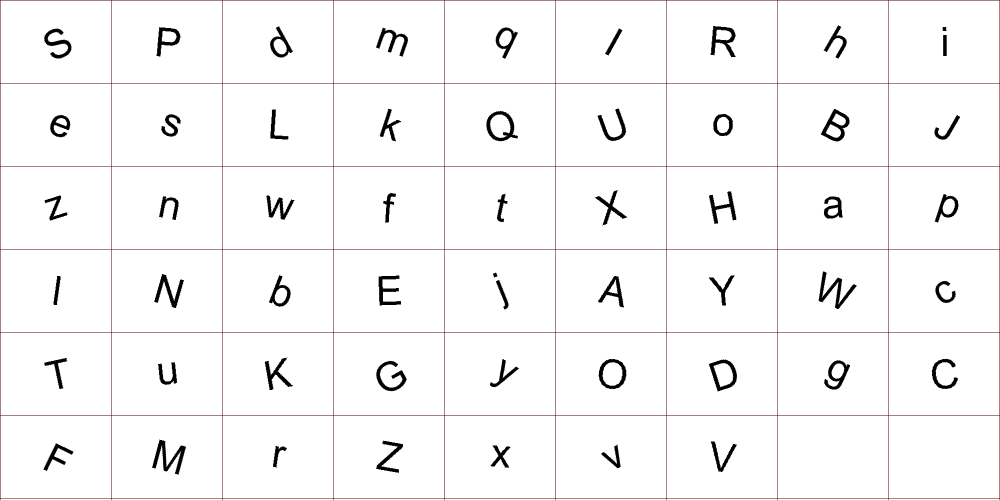
#> input picture Section A/Images/Group_J.png, 2000 x 1000 px, found by its file name (shown at 1/2 size)
$ jupyter execute --allow-errors FundamentalsofAICW.ipynb
#> lines starting #> are read from the running program, lines starting #| are printed output that depends on the picture
## Importing and Initialising Datasets

[cell 1]
import pandas as pd
import numpy as np
import matplotlib.pyplot as plt
from skimage.util import montage
from skimage import io
from skimage.transform import rotate
from sklearn.linear_model import LinearRegression
from sklearn.model_selection import KFold, cross_val_score
from sklearn.tree import DecisionTreeRegressor, plot_tree
from sklearn.neural_network import MLPRegressor
from sklearn.model_selection import train_test_split, cross_val_score, KFold
from sklearn.metrics import mean_squared_error
from sklearn.multioutput import MultiOutputRegressor
from sklearn.preprocessing import OneHotEncoder
from sklearn.compose import ColumnTransformer
from sklearn.pipeline import Pipeline

#Loads PartA and PartB datasets
#> (the rest of this cell did not finish here and is left out)

## Section A Part A Q1 (Decision Tree MSE)

[cell 2]
#Initialises Decision Tree
dt_model = DecisionTreeRegressor(
    max_depth=6,  # Limits tree depth
    min_samples_split=5,  # Minimum samples required to split a node
    min_samples_leaf=2,  # Minimum samples required at a leaf node
    random_state=42
)

#Fits training data into model
#> (the rest of this cell did not finish here and is left out)

## Section A Part A Q2 (MLP MSE)

[cell 3]
#Initialises Neural Network
mlp_model = MLPRegressor(hidden_layer_sizes=(256, 128), max_iter=500, random_state=42)

#Fits training data into model
#> (the rest of this cell did not finish here and is left out)

## Section A Part A Q3 (K-Fold MSE for DT and MLP)

[cell 4]
#Creates a wrapper for Decision Tree
dt_wrapper = MultiOutputRegressor(DecisionTreeRegressor(random_state=42))

#Creates a wrapper for MLP
mlp_wrapper = MultiOutputRegressor(MLPRegressor(hidden_layer_sizes=(256, 128), max_iter=500, random_state=42))

#Sets up 10-fold cross validation
kf = KFold(n_splits=10, shuffle=True, random_state=42)

#Function to calculate MSE for each fold
def cross_validate_model(model, X, y, cv):
    mse_scores = []
    for train_idx, test_idx in cv.split(X):
        X_train_cv, X_test_cv = X.iloc[train_idx], X.iloc[test_idx]
        y_train_cv, y_test_cv = y.iloc[train_idx], y.iloc[test_idx]

        model.fit(X_train_cv, y_train_cv)
        y_pred = model.predict(X_test_cv)

        mse = mean_squared_error(y_test_cv, y_pred)
        mse_scores.append(mse)

    return mse_scores

#Combines input and output datasets for cross-validation
#> (the rest of this cell did not finish here and is left out)

## Section A Part B (Image Slicing)

[cell 5]
#Loads Group_J.png
Group_J = io.imread(r"C:\Users\User\Downloads\Dataset\Section A\Images\Group_J.png")
#> Group_J is the input picture: shape (1000, 2000, 3); mean R, G, B 247, 246.2, 246.2

#Function to extract a letter from the grid
def extract_letter(row, col):
    top = row * cell_height + 18
    bottom = (row + 1) * cell_height - 18
    left = col * cell_width + 18
    right = (col + 1) * cell_width - 18

    return Group_J[top:bottom, left:right]


#Function to extract and optionally rotate a letter
def extract_letter_with_rotation(row, col, angle):
    #Extracts the letter first
    letter_img = extract_letter(row, col)

    #Rotates the letter according to angle
    if angle != 0:
        letter_img = rotate(letter_img, angle, resize=False, mode='edge', preserve_range=True)
        letter_img = letter_img.astype(Group_J.dtype)

    return letter_img


#Displays Group_J.png
plt.figure(figsize=(10, 8))
plt.imshow(Group_J)
plt.title('Group J')
plt.axis('off')
plt.show()

num_rows = 6
num_cols = 9

#Calculate the height and width of each cell
cell_height = (Group_J.shape[0] // num_rows)
#> cell_height = 166
cell_width = (Group_J.shape[1] // num_cols)
#> cell_width = 222

print("My name is Jeffrey Teoh Dass, and I am slicing the image Group_J.png to extract my name\n\n")

#First name cords and label
first_name = "Jeffrey"
first_name_coords = [(1, 8, 30), (1, 0, 22), (2, 3, 5), (2, 3, 5), (5, 2, 9), (1, 0, 22), (4, 4, 30)]  # Example coordinates for A, d, a, m

#Extracts letters for first name
first_name_letters = [extract_letter_with_rotation(row, col, angle) for row, col, angle in first_name_coords]
#> first_name_letters = 7 items


#Combines letters into a single image
first_name_image = np.hstack(first_name_letters)
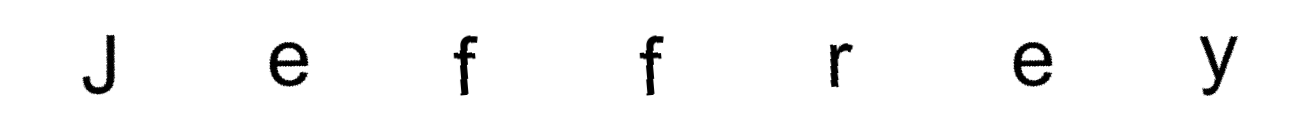
#> first_name_image: shape (130, 1302, 3); min 0, max 255, mean 248.2

#Displays first name
plt.figure(figsize=(len(first_name) * 2, 2))
plt.imshow(first_name_image)
plt.title(f'First Name: {first_name.capitalize()}')
plt.axis('off')
plt.show()

#Middle name cords and label
middle_name = "Teoh"
middle_name_coords = [(4, 0, -12), (1, 0, 22), (1, 6, 0), (0, 7, 30)]  # Example coordinates for S, m, i, t, h

#Extracts letters for middle name
middle_name_letters = [extract_letter_with_rotation(row, col, angle) for row, col, angle in middle_name_coords]
#> in extract_letter_with_rotation (call 8), `letter_img = rotate(letter_img, angle, resize=False, mode='edge', pres..`:
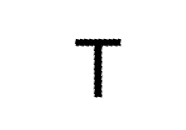
#> letter_img: shape (130, 186, 3) float64; min 0, max 255, mean 247.7
#> in extract_letter (call 10), `return Group_J[top:bottom, left:right]`:
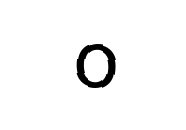
#> returned value: shape (130, 186, 3); min 0, max 255, mean 247.1
#> in extract_letter_with_rotation (call 11), `letter_img = rotate(letter_img, angle, resize=False, mode='edge', pres..`:
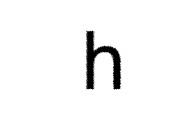
#> letter_img: shape (130, 186, 3) float64; min 0, max 255, mean 246.5
#> middle_name_letters = 4 items

#Combines letters into a single image
middle_name_image = np.hstack(middle_name_letters)
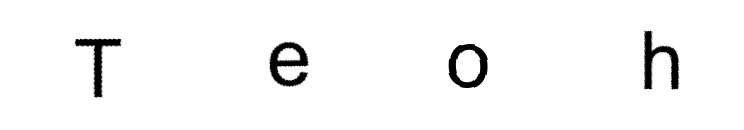
#> middle_name_image: shape (130, 744, 3); min 0, max 255, mean 246.9

#Displays middle name
plt.figure(figsize=(len(middle_name) * 2, 2))
plt.imshow(middle_name_image)
plt.title(f'Middle Name: {middle_name.capitalize()}')
plt.axis('off')
plt.show()

#Last name cords and label
last_name = "Dass"
last_name_coords = [(4, 6, -18), (2, 7, -3), (1, 1, 20), (1, 1, 20)]  # Example coordinates for S, m, i, t, h

#Extracts letters for last name
last_name_letters = [extract_letter_with_rotation(row, col, angle) for row, col, angle in last_name_coords]
#> in extract_letter_with_rotation (call 12), `letter_img = rotate(letter_img, angle, resize=False, mode='edge', pres..`:
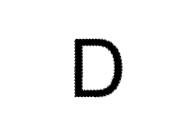
#> letter_img: shape (130, 186, 3) float64; min 0, max 255, mean 242.4
#> in extract_letter (call 13), `top = row * cell_height + 18`: top = 350
#> in extract_letter (call 13), `return Group_J[top:bottom, left:right]`:
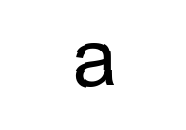
#> returned value: shape (130, 186, 3); min 0, max 255, mean 246
#> in extract_letter (call 14), `top = row * cell_height + 18`: top = 184
#> in extract_letter (call 14), `return Group_J[top:bottom, left:right]`:
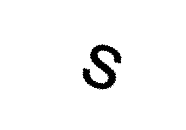
#> returned value: shape (130, 186, 3); min 0, max 255, mean 247.4
#> in extract_letter_with_rotation (call 14), `letter_img = rotate(letter_img, angle, resize=False, mode='edge', pres..`:
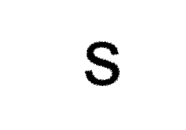
#> letter_img: shape (130, 186, 3) float64; min 0, max 255, mean 247.4
#> last_name_letters = 4 items

#Combines letters into a single image
last_name_image = np.hstack(last_name_letters)
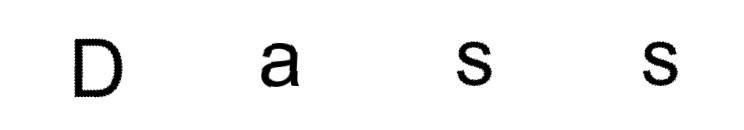
#> last_name_image: shape (130, 744, 3); min 0, max 255, mean 245.8

#Displays last name
plt.figure(figsize=(len(last_name) * 2, 2))
plt.imshow(last_name_image)
plt.title(f'Last Name: {last_name.capitalize()}')
plt.axis('off')
plt.show()

$ run again, with Section A/Images/Group_AA.png copied over Section A/Images/Group_J.png
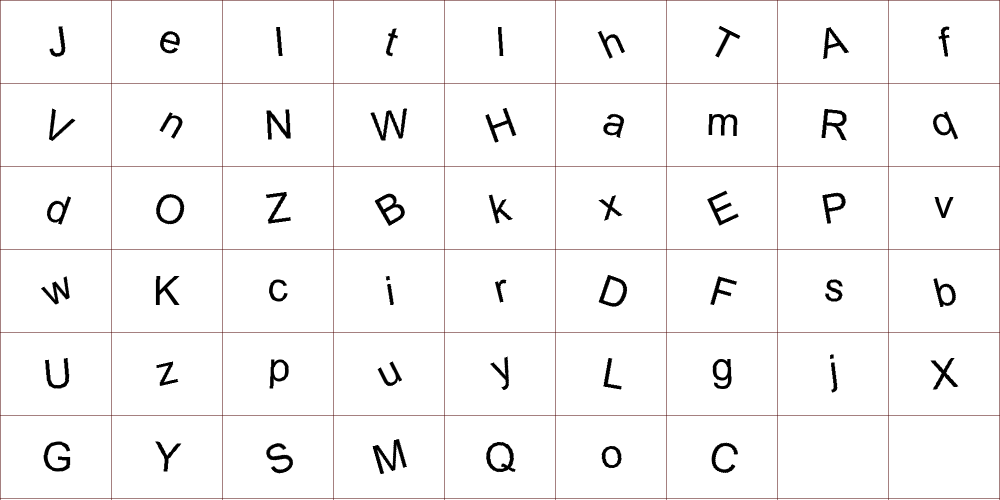
#> input picture Section A/Images/Group_AA.png, 2000 x 1000 px, found by its file name (shown at 1/2 size)
#> Group_J is the input picture: shape (1000, 2000, 3); mean R, G, B 247, 246.2, 246.1
#> first_name_letters = 7 items
#> middle_name_letters = 4 items
#> `last_name_image = np.hstack(last_name_letters)`:
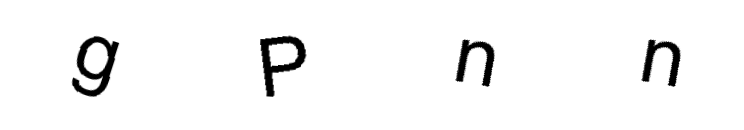
#> last_name_image: shape (130, 744, 3); min 0, max 255, mean 245.9
